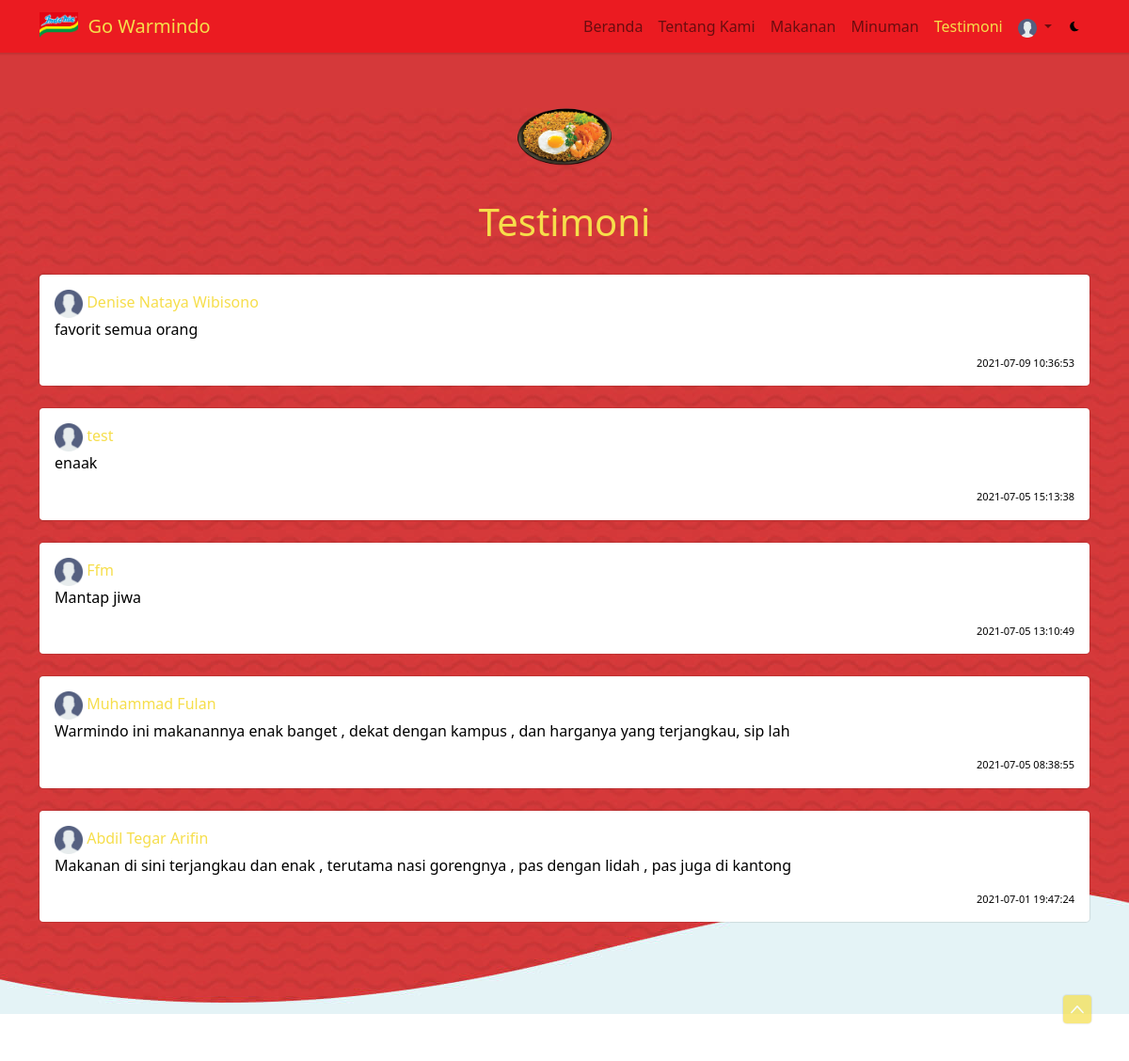
Screenshot of /testimoni/index.php with the database file from the repository.
### tables this page shows
CREATE TABLE `testimoni` (
  `id_testimoni` int(11) NOT NULL,
  `deskripsi` longtext NOT NULL,
  `id_user` int(11) NOT NULL,
  `waktu` datetime NOT NULL
);

CREATE TABLE `user` (
  `id_user` int(11) NOT NULL,
  `email` varchar(40) NOT NULL,
  `nama` varchar(50) NOT NULL,
  `password` varchar(50) NOT NULL,
  `role` int(1) NOT NULL DEFAULT 2
);

### library/testimoni.php (called while the page is built, shortened)
<?php
class testimoni{
    function getAll(){
        include 'config.php';
        $respon['total'] = 0;
        $respon['data'] = [];
        $query_testimoni = mysqli_query($koneksi, "SELECT t.*, u.nama FROM testimoni AS t LEFT JOIN user AS u ON t.id_user = u.id_user ORDER BY waktu DESC");
        if(mysqli_num_rows($query_testimoni) > 0){
            $respon['total'] = mysqli_num_rows($query_testimoni);
            $i = 0;
            while ($data_testimoni = mysqli_fetch_assoc($query_testimoni)){
                $respon['data'][$i] = $data_testimoni;
                $i++;
            }
        }
        return $respon;
    }
}
?>

### testimoni/partial_public.php (the view)
<div class="container">
    <div class="row">
        <div class="col-md-12 fade-in">
            <center>
                <img src="../images/logo.png" class="img-menu2" alt=""><br><br>
                <h1 class="text-green">Testimoni</h1>
            </center>
            <br>
            <?php
            $allTestimoni = $testimoni->getAll();
            if($allTestimoni['total'] > 0){
                foreach ($allTestimoni['data'] as $row){
                    ?>
                    <div class="row">
                        <div class="col-md-12">
                            <div class="card menu-card-light">
                                <div class="card-body">
                                    <img src="../images/149071.png" class="logo" alt="">
                                    <span class="text-green"><?php echo $row['nama']; ?></span>
                                    <p><?php echo $row['deskripsi'];?></p>
                                    <span class="small-info"><?php echo date("Y-m-d H:i:s", strtotime($row['waktu'])); ?></span>
                                </div>
                            </div>
                        </div>
                    </div>
                    <br>
                    <?php
                }
            }else{
                ?>
                <div class="alert alert-info">Belum ada testimoni</div>
                <?php
            }
            ?>
        </div>
    </div>
</div>

### css/style.css (style rules this page uses)
body { margin: 0px; padding: 0px; }
.body-light { background: url('../images/home-banner.jpg') center center no-repeat fixed; color: black; transition: 0.5s; -moz-transition: 0.5s; -webkit-transition: 0.5s; -o-transition: 0.5s; }
.text-green { color: #F6DE4B !important; }
.img-menu2 { width:100px; }
.logo { height:30px; }
.menu-card-light { background-color: #fff !important; color: black !important; box-shadow: 0px 0px 1px 1px rgba(0,0,0,0.1); border: 0px; transition: 0.5s; -moz-transition: 0.5s; -webkit-transition: 0.5s; -o-transition: 0.5s; }
.card-body { text-align: left; }
.fade-in { margin-top: 0px; transition: 0.5s; -moz-transition: 0.5s; -webkit-transition: 0.5s; -o-transition: 0.5s; animation: fadeIn; animation-duration: 0.5s; }
.small-info { font-size:11px; float:right; }

### rows the page displays
testimoni: id_user.nama "Denise Nataya Wibisono", deskripsi "favorit semua orang", waktu "2021-07-09 10:36:53"
testimoni: id_user.nama "test", deskripsi "enaak", waktu "2021-07-05 15:13:38"
testimoni: id_user.nama "Ffm", deskripsi "Mantap jiwa", waktu "2021-07-05 13:10:49"
testimoni: id_user.nama "Muhammad Fulan", deskripsi "Warmindo ini makanannya enak banget , dekat dengan kampus , dan harganya yang terjangkau, sip lah", waktu "2021-07-05 08:38:55"
testimoni: id_user.nama "Abdil Tegar Arifin", deskripsi "Makanan di sini terjangkau dan enak , terutama nasi gorengnya , pas dengan lidah , pas juga di kantong", waktu "2021-07-01 19:47:24"
